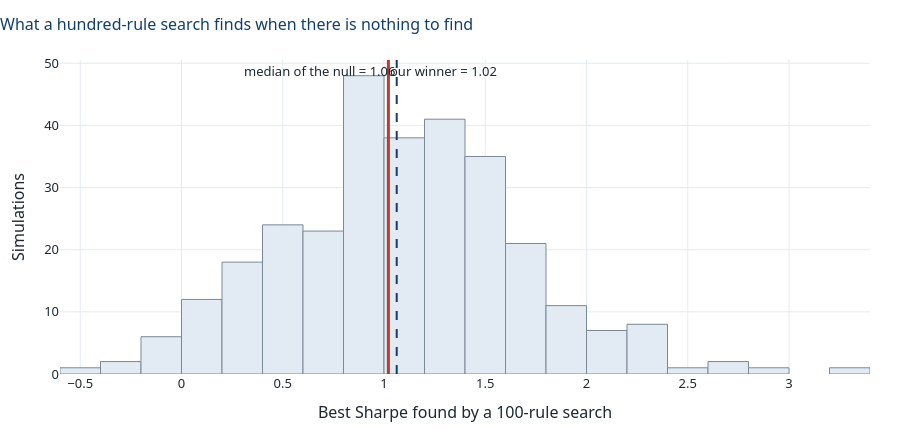

Notebook code for this chart:
### Code cell
fig = go.Figure()
fig.add_trace(go.Histogram(x=null_best, nbinsx=34, marker_color=C["band"],
                           marker_line=dict(color=C["grey"], width=1),
                           name="best-of-100 on scrambled data"))
fig.add_vline(x=winner.IS, line=dict(color=C["red"], width=3),
              annotation_text=f"our winner = {winner.IS:.2f}",
              annotation_position="top right")
fig.add_vline(x=np.median(null_best), line=dict(color=C["navy"], width=2, dash="dash"),
              annotation_text=f"median of the null = {np.median(null_best):.2f}",
              annotation_position="top left")
fig.update_xaxes(title="Best Sharpe found by a 100-rule search")
fig.update_yaxes(title="Simulations")
style(fig, height=430, legend_top=False,
      title="What a hundred-rule search finds when there is nothing to find")
fig.show()

### Figure 1 — Plotly figure (JSON) as saved in the notebook; plotly's stock layout.template omitted (floating-point values rounded to 4 significant figures; data arrays with more than 128 entries replaced by an {"elided": "..."} marker saying what was removed)
{"data": [{"marker": {"color": "#E2EBF4", "line": {"color": "#7A8994", "width": 1}}, "name": "best-of-100 on scrambled data", "nbinsx": 34, "type": "histogram", "x": {"elided": "300 float values"}}], "layout": {"annotations": [{"showarrow": false, "text": "our winner = 1.02", "x": 1.022, "xanchor": "left", "xref": "x", "y": 1, "yanchor": "top", "yref": "y domain"}, {"showarrow": false, "text": "median of the null = 1.06", "x": 1.063, "xanchor": "right", "xref": "x", "y": 1, "yanchor": "top", "yref": "y domain"}], "colorway": ["#123F69", "#C0392B", "#2E8B6B", "#E8A33D", "#2E7EBB", "#7A8994"], "font": {"color": "#1C2833", "family": "Segoe UI, Helvetica, Arial, sans-serif", "size": 13}, "height": 430, "hoverlabel": {"font": {"size": 12}}, "margin": {"b": 50, "l": 60, "r": 30, "t": 60}, "shapes": [{"line": {"color": "#C0392B", "width": 3}, "type": "line", "x0": 1.022, "x1": 1.022, "xref": "x", "y0": 0, "y1": 1, "yref": "y domain"}, {"line": {"color": "#123F69", "dash": "dash", "width": 2}, "type": "line", "x0": 1.063, "x1": 1.063, "xref": "x", "y0": 0, "y1": 1, "yref": "y domain"}], "title": {"font": {"color": "#123F69", "size": 16}, "text": "What a hundred-rule search finds when there is nothing to find", "x": 0, "xanchor": "left"}, "xaxis": {"gridcolor": "#E2EBF4", "showgrid": true, "title": {"text": "Best Sharpe found by a 100-rule search"}, "zeroline": false}, "yaxis": {"gridcolor": "#E2EBF4", "showgrid": true, "title": {"text": "Simulations"}, "zeroline": false}}}
